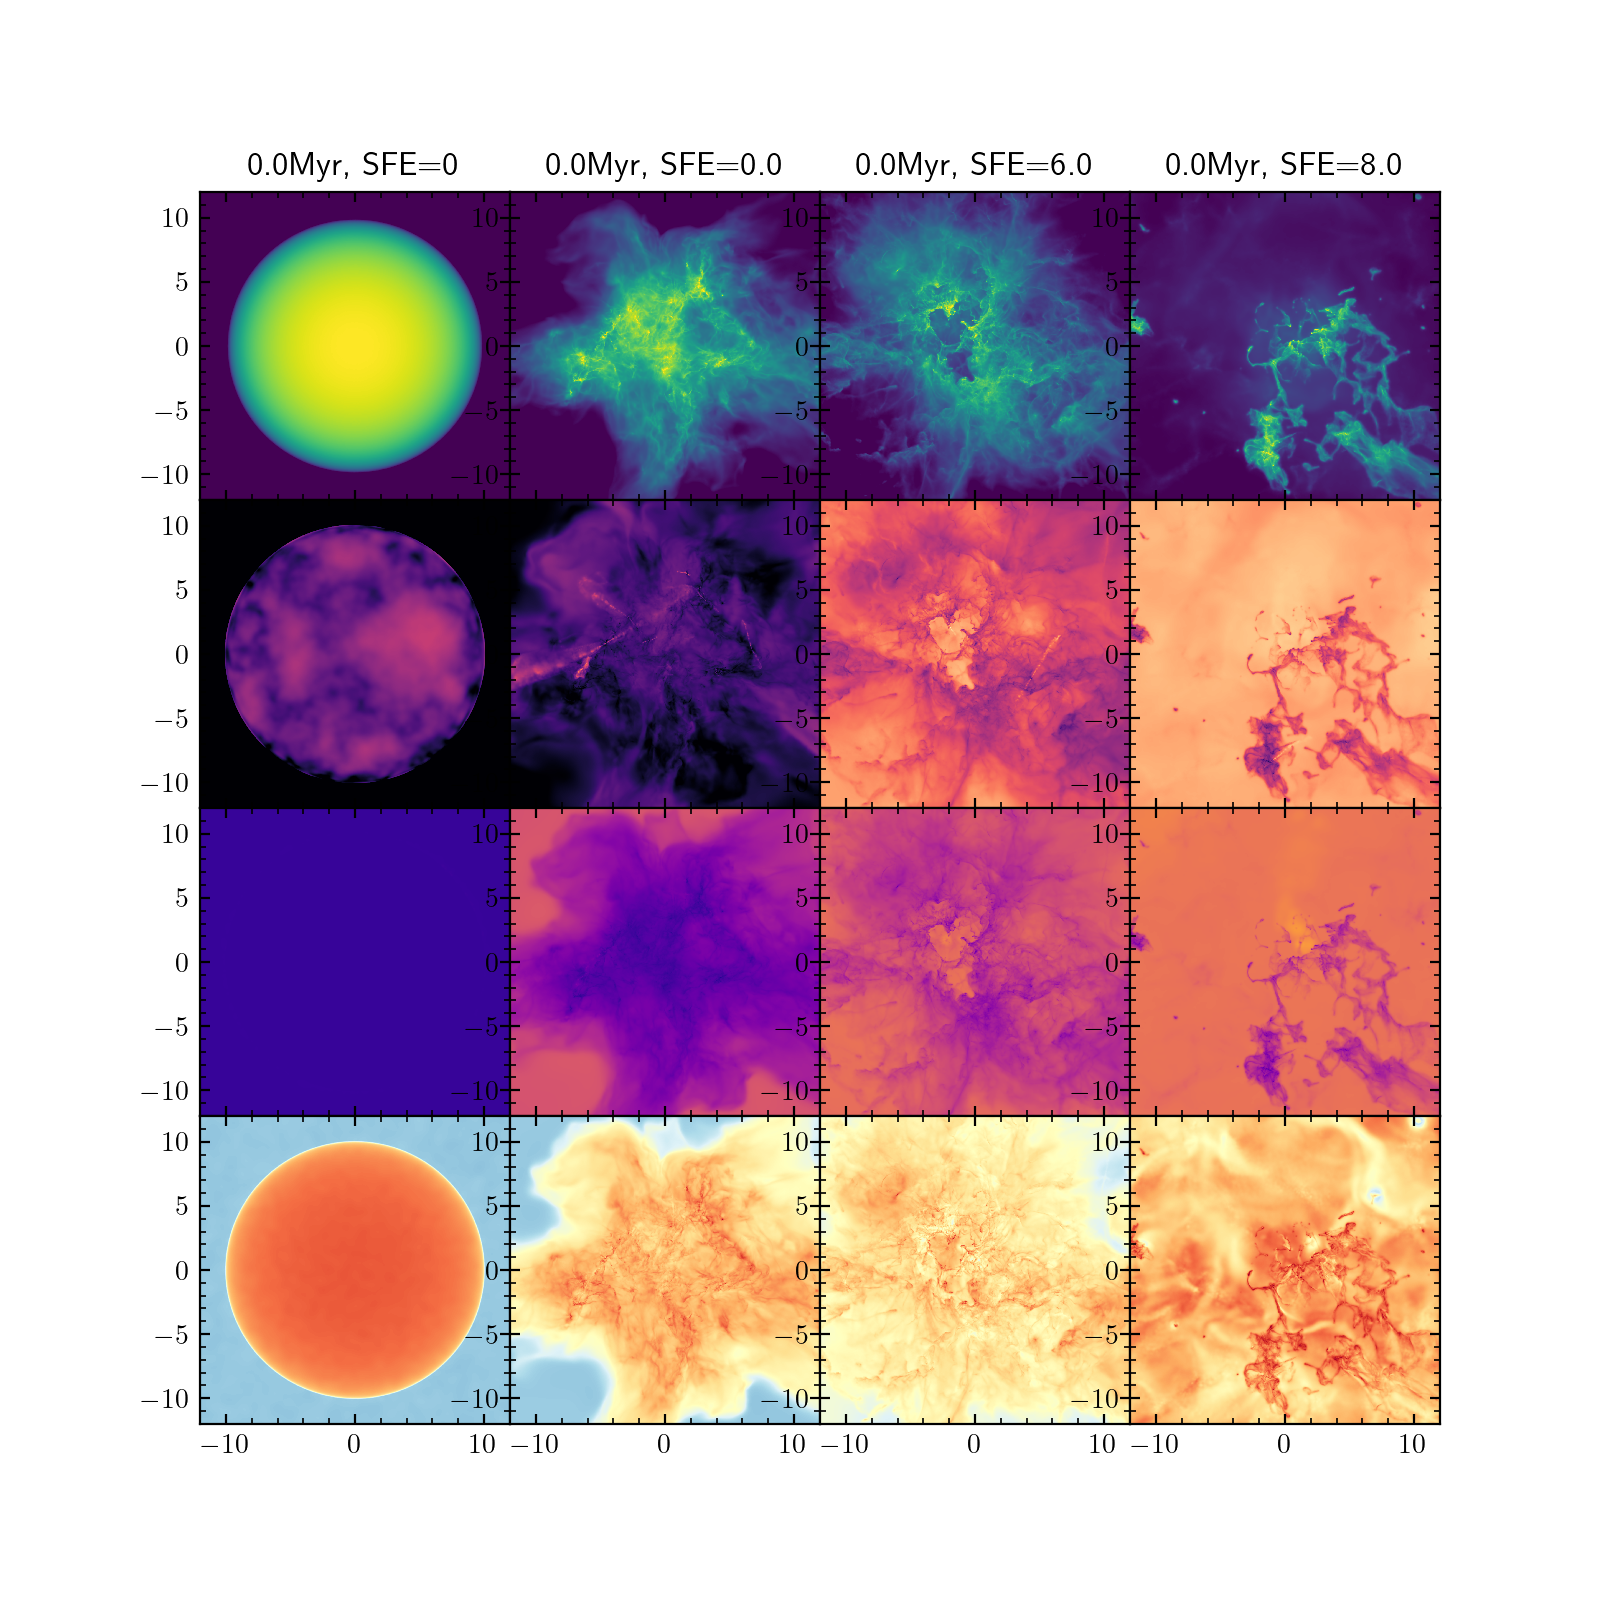

Recreate this plot in Python.
"""Implements a matplotlib plot consisting of multiple panels, with a timelapse from left to right and
stacking the different maps atop one another.
"""

from glob import glob
from os.path import isfile
from natsort import natsorted
from matplotlib import pyplot as plt
import matplotlib.colors as colors
import h5py
from astropy import units as u
from scipy.spatial import KDTree
import numpy as np
from .map_renderer import MapRenderer
from .add_colorbar import add_colorbar
from .star_markers import plot_star_markers, plot_star_legend
from . import rendermaps

DEFAULT_MAPS = (
    "SurfaceDensity",
    "VelocityDispersion",
    "MassWeightedTemperature",
    "AlfvenSpeed",
    #    "XCoordinate",
    #  "ZCoordinate",
)


def get_pdata_for_maps(snapshot_path: str, maps=DEFAULT_MAPS) -> dict:
    """Does the I/O to get the data required for the specified maps"""
    required_data = set.union(*[getattr(rendermaps, s).required_datafields for s in maps])
    snapdata = {}
    with h5py.File(snapshot_path, "r") as F:
        snapdata["Header"] = dict(F["Header"].attrs)
        for i in range(6):
            s = f"PartType{i}"
            if s not in F.keys():
                continue
            for k in F[s].keys():
                s2 = s + "/" + k
                if s2 in required_data or i == 5:  # always get star data because it doesn't take much space
                    snapdata[s2] = F[s2][:]

                    # transformation so we are projecting to the x-z plane
                    data = snapdata[s2]
                    if len(data.shape) == 2 and data.shape[-1] == 3:
                        snapdata[s2] = np.c_[data[:, 0], data[:, 2], data[:, 1]]
                    if "Coordinates" in s2:
                        snapdata[s2] -= snapdata["Header"]["BoxSize"] * 0.5

    return snapdata


def get_snapshot_units(F):
    """Given an h5py file instance for a snapshot, returns a dictionary
    whose entries are astropy quantities giving the unit length, speed, mass, and magnetic field for the snapshot.

    Parameters
    ----------
    F: h5py.File
        h5py file instance for the snapshot
    Returns:
        Dictionary with keys "Length", "Speed", "Mass", and "MagneticField" giving the unit quantities for the simulation.
    """
    unit_length = F["Header"].attrs["UnitLength_In_CGS"] * u.cm
    unit_speed = F["Header"].attrs["UnitVelocity_In_CGS"] * u.cm / u.s
    unit_mass = F["Header"].attrs["UnitMass_In_CGS"] * u.g
    unit_magnetic_field = 1e4 * u.gauss  # hardcoded right now, can we actually get this from the header???
    return {"Length": unit_length, "Speed": unit_speed, "Mass": unit_mass, "MagneticField": unit_magnetic_field}


def get_snapshot_timeline(output_dir, verbose=False, unit=None, cache_timeline=True):
    """Given a simulation directory, does a pass through the present HDF5 snapshots
    and compiles a list of snapshot paths and their associated

    Parameters
    ----------
    output_dir: string
        Path of the directory containing the snapshots
    verbose: boolean, optional
        Whether to print verbose status updates
    unit: astropy.units.core.PrefixUnit, optional
        Time unit to convert snapshot times to (default: Myr)
    cache_timeline: boolean, optional
        Whether to cache the timeline for future lookup in a file output_dir + "/.timeline" (default: True)

    Returns
    -------
    Tuple containing 2 arrays containing the list of snapshot paths and the corresponding times
    """
    times = []
    snappaths = []
    if verbose:
        print("Getting snapnum timeline...")
    snappaths = natsorted(glob(output_dir + "/snapshot*.hdf5"))
    if not snappaths:
        raise FileNotFoundError(f"No snapshots found in {output_dir}")

    timelinepath = output_dir + "/.timeline"
    if isfile(timelinepath):  # check if we have a cached timeline file
        times = np.load(timelinepath)

    with h5py.File(snappaths[0], "r") as F:
        units = get_snapshot_units(F)

    if len(times) < len(snappaths):
        for f in snappaths:
            with h5py.File(f, "r") as F:
                times.append(F["Header"].attrs["Time"])
    if verbose:
        print("Done!")
    np.save(timelinepath, np.array(times))
    times = np.array(times) * (units["Length"] / units["Speed"]).to(u.Myr)
    dt_units = (times.max() - times.min()).value
    if dt_units > 1000:
        times = times.to(u.Gyr)
    elif dt_units < 0.5:
        times = times.to(u.kyr)
    return np.array(snappaths), times


def multipanel_timelapse_map(
    output_dir=".",
    maps=DEFAULT_MAPS,
    times=4,
    res=1024,
    box_frac=0.24,
    colorbar_frac=0.05,
    figsize=(8, 8),
    plot_stars=True,
    SFE_in_title=True,
    relative_times=True,
    cmap_limits={},
):
    """Make a multi-panel map where rows plot a certain kind of coloarmap plot with colorbar, and
    each column is a certain simulation time.

    Parameters
    ----------
    output_dir: string, optional
        Directory path where the simulation snapshots are
    maps: iterable, optional
        Iterable of which maps to plot in each row. Defaults to plotting surface density, velocity dispersion,
        temperature, and magnetic energy fraction.

        Each entry must be an object defined in starforge_tools.plots.rendermaps with attributes plotlabel,
        required_datafields, colormap, render, and cmap_default_limits. See e.g. starforge_tools.plots.rendermaps.SurfaceDensity
    times: optional
        Either an integer number of evenly-spaced simulation times for each column, or an array_like of simulation times in
        whatever units the snapshots are in, or as an astropy quantity. If the exact simulation times are not available,
        selects the closest possible time. (default: 4)
    res: int, optional
        Resolution of the maps (default: 1024)
    box_frac: float or array_like, optional
        Fraction of the total box size that the maps will plot
    colorbar_frac: float, optional
        Width of the colorbar relative to panel size (default: 0.1)
    figsize: tuple, optional
        Size of figure in inches (default: (8,8))
    plot_stars: boolean, optional
        Whether to plot star markers (default: True)
    SFE_in_title: boolean, optional
        Whether to plot SFE in the column titles in addition to the time (default: True)
    relative_times: boolean, optional
        Whether specified times are relative to that of the first snapshot (default: True)
    limits: dict, optional
        Dictionary wholes keys are the names of rendermaps and whose entries are shape (2,) tuples specifying the
        upper and lower limits of the colormap, overriding the default.
    """
    snappaths, snaptimes = get_snapshot_timeline(output_dir)
    if relative_times:
        snaptimes -= snaptimes[0]

    if isinstance(times, int):  # if we specified an integer number of times,
        # snaps = snappaths[:: len(snappaths) // (times - 1)]
        times = np.linspace(snaptimes.min(), snaptimes.max(), times)  # snaptimes[:: len(snaptimes) // (times - 1)]
    # elif len(times):  # nearest-neighbor snapshots of specified times
    _, ngb_idx = KDTree(np.c_[snaptimes]).query(np.c_[times])
    times = snaptimes[ngb_idx]
    snaps = snappaths[ngb_idx]
    # else:
    # raise NotImplementedError("Format not recognized for supplied times for multipanel map.")

    num_maps, num_times = len(maps), len(times)

    if isinstance(box_frac, float):
        box_frac = np.repeat(box_frac, num_times)

    # re-scaling the first N-1 panels so that they are all the
    # same size when the colorbar rescales the panel hosting the bar
    # I will burn for eternity for this.
    width_ratios = (num_times - 1) * [1 / (1 + colorbar_frac)] + [1]  # EVIL GROSS DON'T DO THIS
    fig, ax = plt.subplots(num_maps, num_times, figsize=figsize, gridspec_kw={"width_ratios": width_ratios})

    if num_times == 1:
        ax = np.atleast_2d(ax).T

    for i, t in enumerate(times):
        pdata = get_pdata_for_maps(snaps[i], maps)
        boxsize = pdata["Header"]["BoxSize"]
        length = boxsize * box_frac[i]
        mapargs = {"size": length, "res": res, "center": np.zeros(3)}
        X, Y = 2 * [np.linspace(-0.5 * length, 0.5 * length, res)]
        X, Y = np.meshgrid(X, Y, indexing="ij")
        if "PartType5/Masses" in pdata:
            SFE = pdata["PartType5/Masses"].sum() / (0.8 * pdata["PartType0/Masses"].sum())
        else:
            SFE = 0

        title = t.to_string(formatter="%4.3g", format="latex")
        if SFE_in_title:
            title += rf", SFE=${round(SFE*100,0)}\%$"
        ax[0, i].set_title(title)

        renderer = MapRenderer(pdata, mapargs)
        for j, mapname in enumerate(maps):
            axes = ax[j, i]
            axes.set_aspect("equal")
            render, default_limits, cmap, label = renderer.get_render_items(mapname)
            if mapname in cmap_limits:
                limits = cmap_limits[mapname]
            else:
                limits = default_limits

            if limits[0]:
                if limits[0] < 0 or np.log10(limits[1] / limits[0]) < 1:
                    norm = None
                else:
                    norm = colors.LogNorm(*limits)
                    vmin = vmax = None
            else:
                norm = None
                vmin, vmax = limits
            pcm = axes.pcolormesh(X, Y, render, norm=norm, cmap=cmap, label=label, vmin=vmin, vmax=vmax)
            if i == num_times - 1:
                add_colorbar(pcm, label=label, size=str(100 * colorbar_frac) + "%")
            if i == 0:
                axes.set(ylabel=r"$z\rm  \,\left(pc\right)$")
                if plot_stars and j == 0:
                    plot_star_legend(axes)
            if j == num_maps - 1:
                axes.set(xlabel=r"$x\rm  \,\left(pc\right)$")  # ,ylabel=r'$\rm Y \,\left(pc\right)$')
            if i > 0:  # and j < num_maps - 1:
                axes.set_yticklabels([])
            if j < num_maps - 1:
                axes.set_xticklabels([])

            if "PartType5/Masses" in pdata and plot_stars:
                plot_star_markers(axes, pdata)

            axes.set(xlim=[-0.5 * length, 0.5 * length], ylim=[-0.5 * length, 0.5 * length])

    # fig.tight_layout(h_pad=0, w_pad=0)
    fig.subplots_adjust(hspace=-0.0, wspace=0.0)
    plt.savefig("multipanel.png")  # , bbox_inches="tight")
